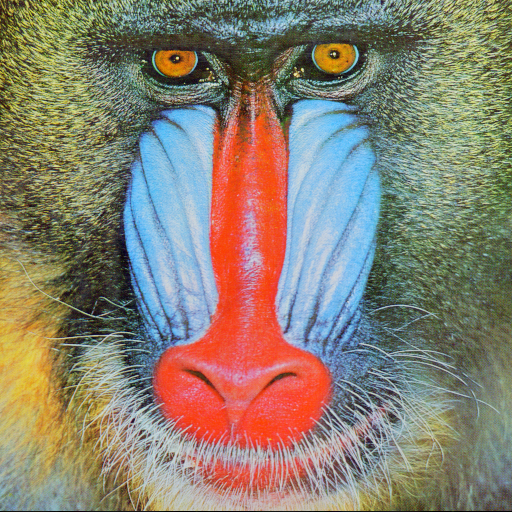
#> input picture rPi-camera/opencv/rpi/pruebas/hist_cont_trans/mandrill.tiff, 512 x 512 px
$ python hist-eq_example6.py
#> lines starting #> are read from the running program, lines starting #| are printed output that depends on the picture
import cv2
import matplotlib.pyplot as plt

img = cv2.imread('mandrill.tiff', 1)
#> img is the input picture: shape (512, 512, 3); mean B, G, R 113.1, 128.9, 137.4
img = cv2.cvtColor(img, cv2.COLOR_BGR2RGB)
R, G, B = cv2.split(img)
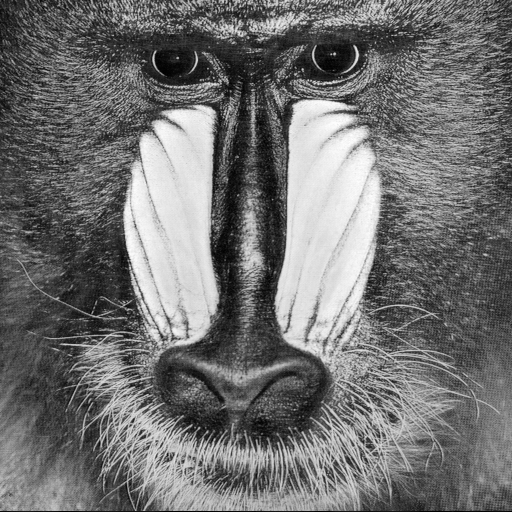
#> B: shape (512, 512); min 0, max 255, mean 113.1
output1_R = cv2.equalizeHist(R)
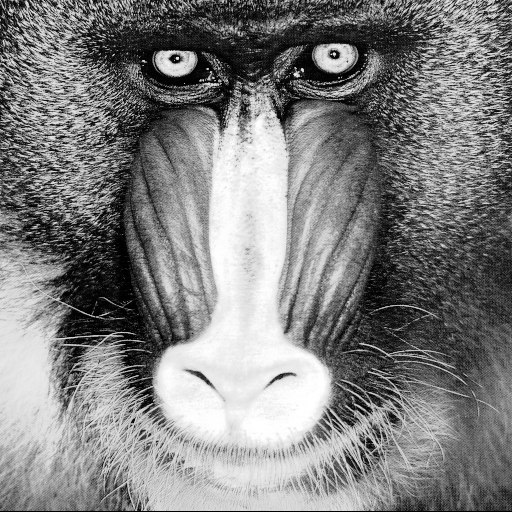
#> output1_R: shape (512, 512); min 0, max 255, mean 128.1
output1_G = cv2.equalizeHist(G)
output1_B = cv2.equalizeHist(B)
output1 = cv2.merge((output1_R,
                     output1_G,
                     output1_B))
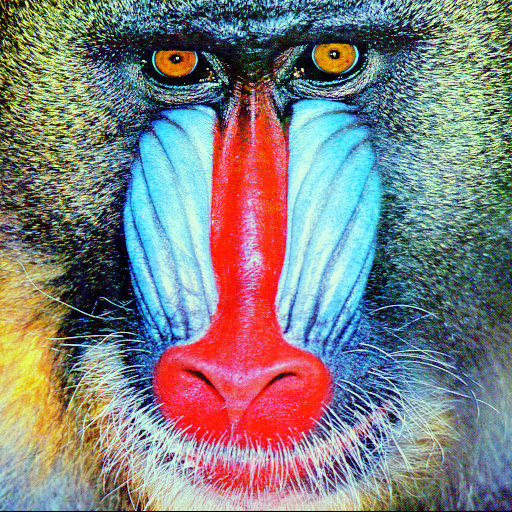
#> output1: shape (512, 512, 3); mean R, G, B 128.1, 128.2, 128.1
clahe = cv2.createCLAHE(clipLimit=2.0,
                       tileGridSize=(8, 8))
output2_R = clahe.apply(R)
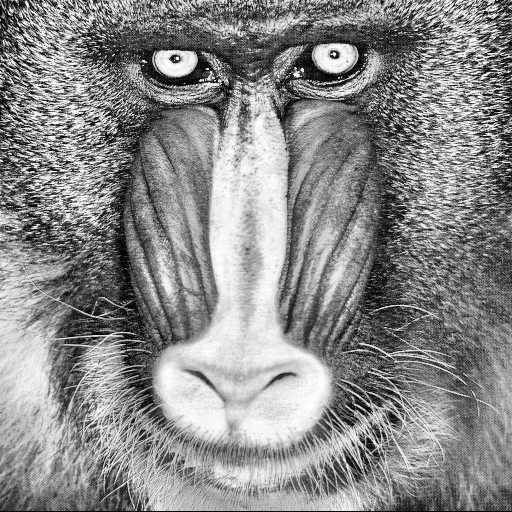
#> output2_R: shape (512, 512); min 0, max 255, mean 137.7
output2_G = clahe.apply(G)
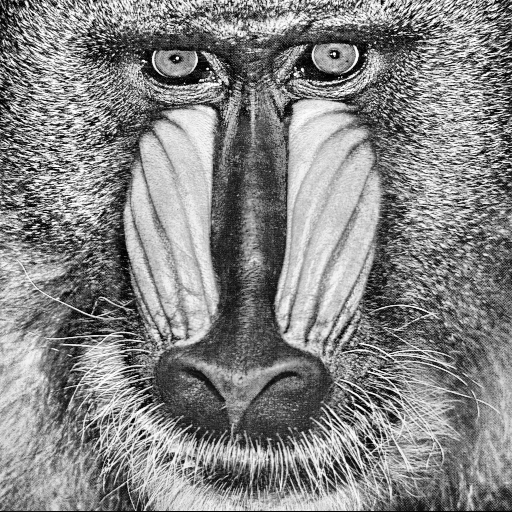
#> output2_G: shape (512, 512); min 0, max 255, mean 132.9
output2_B = clahe.apply(B)
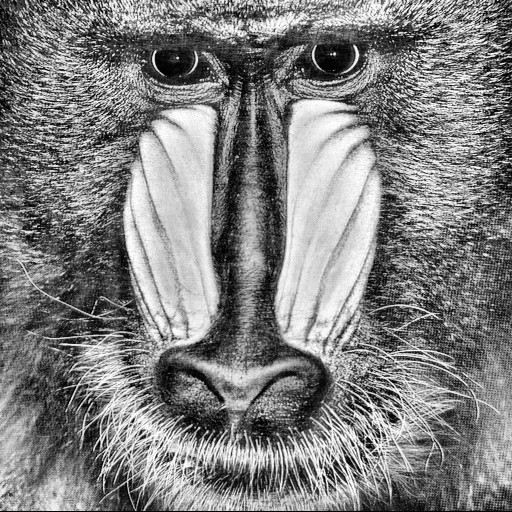
#> output2_B: shape (512, 512); min 0, max 255, mean 128.4
output2 = cv2.merge((output2_R,
                     output2_G,
                     output2_B))
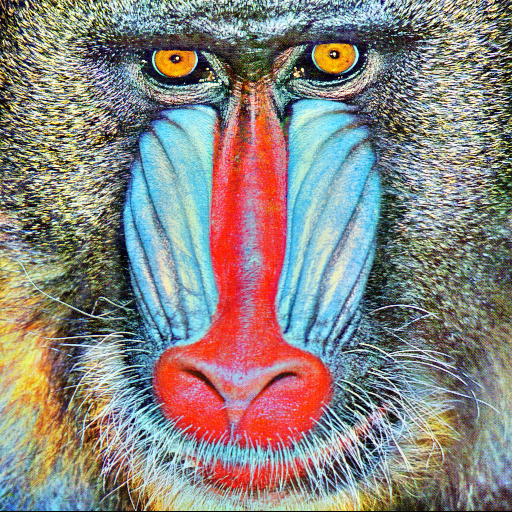
#> output2: shape (512, 512, 3); mean R, G, B 137.7, 132.9, 128.4
output = [img, output1, output2]
titles = ['Original Image',
          'Adjusted Histogram', 'CLAHE']

for i in range(3):
    plt.subplot(1, 3, i+1)
    plt.imshow(output[i])
    plt.title(titles[i])
    plt.xticks([])
    plt.yticks([])
plt.show()

$ run again, with rPi-camera/opencv/rpi/pruebas/hist_cont_trans/boat.512.tiff copied over rPi-camera/opencv/rpi/pruebas/hist_cont_trans/mandrill.tiff
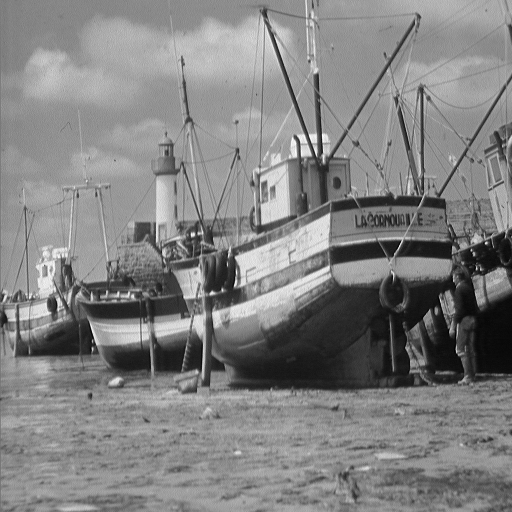
#> input picture rPi-camera/opencv/rpi/pruebas/hist_cont_trans/boat.512.tiff, 512 x 512 px
#> img is the input picture: shape (512, 512, 3); min 0, max 255, mean 129.7
#> `output1_R = cv2.equalizeHist(R)`:
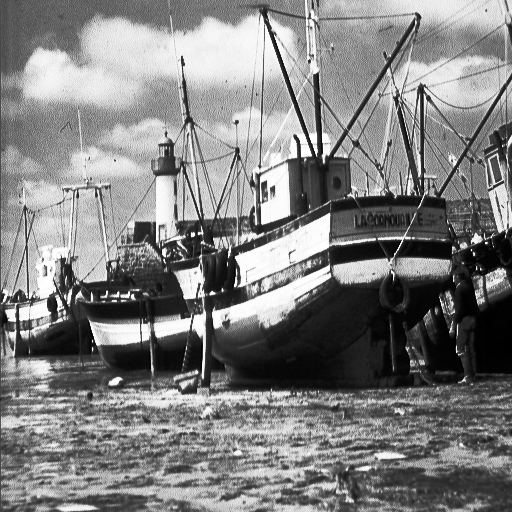
#> output1_R: shape (512, 512); min 0, max 255, mean 128.7
#> `plt.show()`:
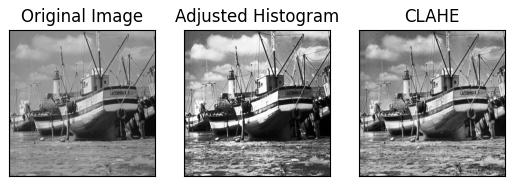
#> figure drawn by matplotlib, 3 panels

$ run again, with rPi-camera/opencv/rpi/pruebas/hist_cont_trans/house2.tiff copied over rPi-camera/opencv/rpi/pruebas/hist_cont_trans/mandrill.tiff
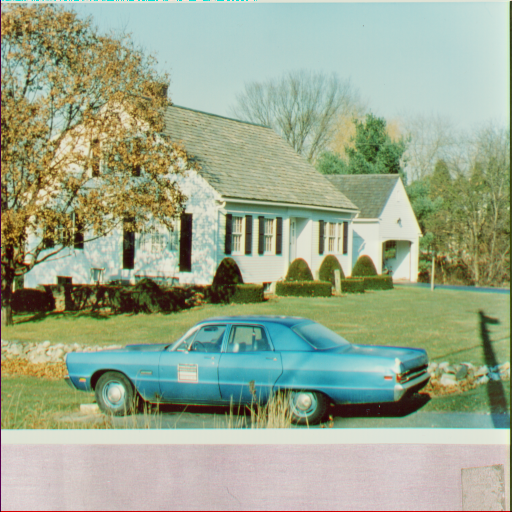
#> input picture rPi-camera/opencv/rpi/pruebas/hist_cont_trans/house2.tiff, 512 x 512 px
#> img is the input picture: shape (512, 512, 3); mean B, G, R 142.2, 168.2, 155.4
#> `output2_B = clahe.apply(B)`:
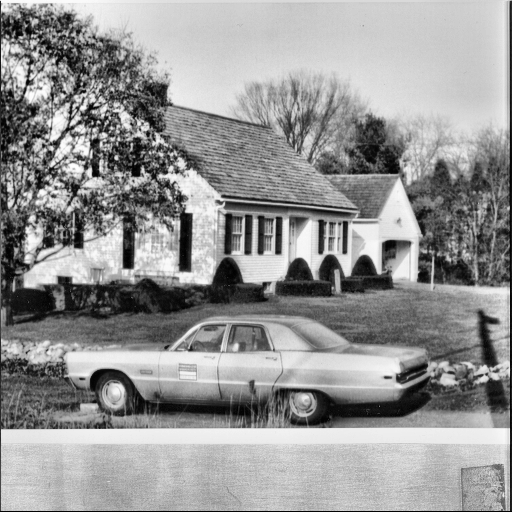
#> output2_B: shape (512, 512); min 0, max 255, mean 149.3
#> `output2 = cv2.merge((output2_R, output2_G, output2_B))`:
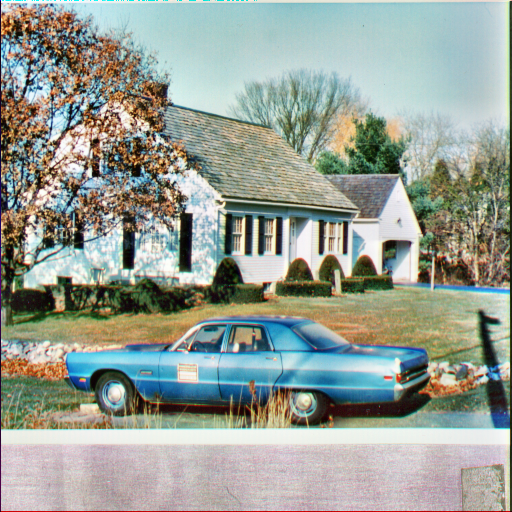
#> output2: shape (512, 512, 3); mean R, G, B 150.8, 158.6, 149.3

$ run again, with rPi-camera/opencv/rpi/pruebas/hist_cont_trans/peppers.tiff copied over rPi-camera/opencv/rpi/pruebas/hist_cont_trans/mandrill.tiff
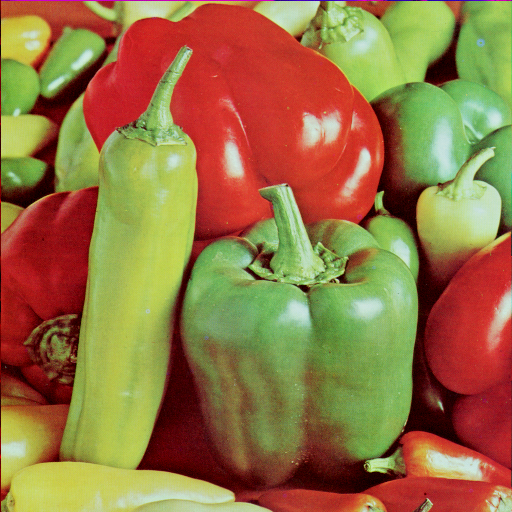
#> input picture rPi-camera/opencv/rpi/pruebas/hist_cont_trans/peppers.tiff, 512 x 512 px
#> img is the input picture: shape (512, 512, 3); mean B, G, R 66.5, 115.6, 149.8
#> `output2 = cv2.merge((output2_R, output2_G, output2_B))`:
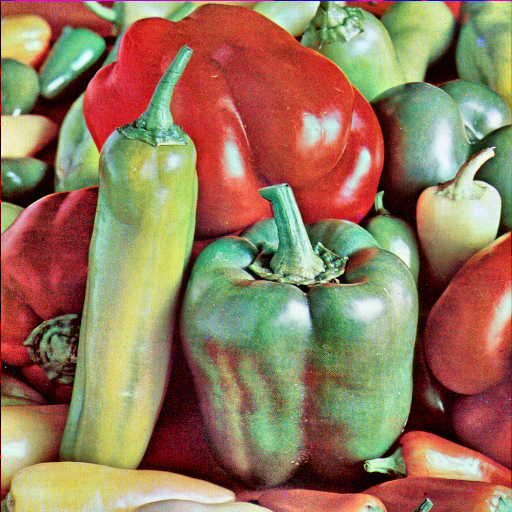
#> output2: shape (512, 512, 3); mean R, G, B 148.6, 121.3, 92.6
